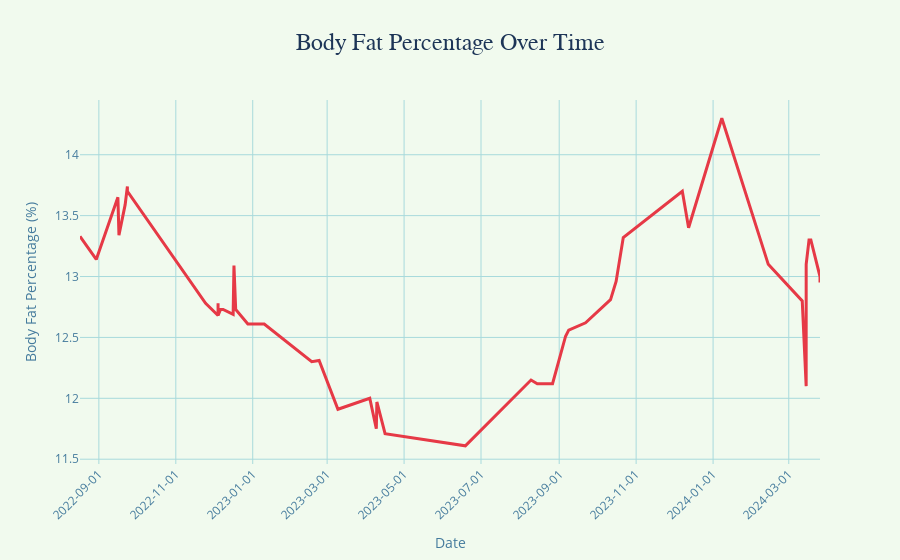

The notebook cell saved with this chart:
### Code cell
import pandas as pd
import plotly.express as px

# Base path where your data is located
base_path = '/Users/ngirmay/Documents/GitHub/ironman_retrospective/apple_health/health_data_exported/'

# Specific file for body fat percentage data
body_fat_file = 'HKQuantityTypeIdentifierBodyFatPercentage_2024-04-99_18-30-56_SimpleHealthExportCSV.csv'

# Full path to the body fat percentage file
body_fat_file_path = base_path + body_fat_file

# Load the dataset
df_body_fat = pd.read_csv(body_fat_file_path, sep=',', skiprows=1)

# Convert 'startDate' to datetime format
df_body_fat['startDate'] = pd.to_datetime(df_body_fat['startDate'])

# Multiply 'value' by 100 to convert it into a percentage for better readability
df_body_fat['percentage_value'] = df_body_fat['value'] * 100

# Apply the Coolors color scheme
colors = {
    'line': '#E63946',  # Red for the line
    'background': '#F1FAEE',  # Light cream for the background
    'grid': '#A8DADC',  # Light teal for grid lines
    'title': '#1D3557',  # Dark blue for title
    'axes': '#457B9D'  # Steel blue for axes labels
}

# Create the interactive line plot with Plotly
fig = px.line(df_body_fat, x='startDate', y='percentage_value', 
              title='Body Fat Percentage Over Time', 
              labels={'percentage_value': 'Body Fat Percentage (%)', 'startDate': 'Date'})

# Update layout to match the color scheme and center the title
fig.update_layout(
    plot_bgcolor=colors['background'],  # Set background color
    paper_bgcolor=colors['background'],  # Paper (overall background)
    title_font=dict(size=24, color=colors['title'], family="Arial"),  # Title font styling (Arial is already bold by default)
    title_x=0.5,  # Center the title
    xaxis=dict(tickformat='%Y-%m-%d', gridcolor=colors['grid'], tickangle=-45),  # Combine x-axis settings
    yaxis=dict(gridcolor=colors['grid']),  # Set gridline color for y-axis
    font=dict(color=colors['axes']),  # Set font color for axes labels
    xaxis_title='Date',
    yaxis_title='Body Fat Percentage (%)',
    showlegend=False  # Hide the legend
)

# Update line color
fig.update_traces(line_color=colors['line'], line_width=3)

# Show interactive plot
fig.show()

### Figure 1 — Plotly figure (JSON) as saved in the notebook; plotly's stock layout.template omitted (floating-point values rounded to 4 significant figures)
{"data": [{"hovertemplate": "Date=%{x}<br>Body Fat Percentage (%)=%{y}<extra></extra>", "legendgroup": "", "line": {"color": "#E63946", "dash": "solid", "width": 3}, "marker": {"symbol": "circle"}, "mode": "lines", "name": "", "orientation": "v", "showlegend": false, "type": "scatter", "x": ["2022-08-17T01:06:10+00:00", "2022-08-29T22:32:46+00:00", "2022-09-16T02:01:59+00:00", "2022-09-16T22:15:16+00:00", "2022-09-21T20:25:38+00:00", "2022-09-21T20:35:06+00:00", "2022-09-21T20:35:35+00:00", "2022-09-23T15:03:23+00:00", "2022-09-23T15:03:41+00:00", "2022-09-23T15:03:41+00:00", "2022-09-23T15:03:41+00:00", "2022-09-23T15:03:41+00:00", "2022-09-23T15:03:41+00:00", "2022-09-23T15:03:41+00:00", "2022-09-23T15:03:41+00:00", "2022-09-23T15:10:43+00:00", "2022-11-24T15:28:14+00:00", "2022-12-04T12:14:54+00:00", "2022-12-04T12:15:46+00:00", "2022-12-04T12:16:12+00:00", "2022-12-04T12:16:58+00:00", "2022-12-04T12:16:58+00:00", "2022-12-04T12:16:58+00:00", "2022-12-04T12:16:58+00:00", "2022-12-04T12:17:25+00:00", "2022-12-04T12:17:34+00:00", "2022-12-06T11:12:58+00:00", "2022-12-08T12:14:50+00:00", "2022-12-16T11:10:23+00:00", "2022-12-17T02:47:12+00:00", "2022-12-17T02:47:12+00:00", "2022-12-17T02:47:12+00:00", "2022-12-17T02:47:12+00:00", "2022-12-18T11:45:17+00:00", "2022-12-24T02:58:35+00:00", "2022-12-28T03:32:00+00:00", "2023-01-10T02:50:26+00:00", "2023-02-16T18:49:42+00:00", "2023-02-22T15:26:08+00:00", "2023-02-22T15:26:08+00:00", "2023-02-22T15:26:08+00:00", "2023-02-22T15:26:08+00:00", "2023-02-22T15:26:08+00:00", "2023-03-09T13:21:58+00:00", "2023-04-03T18:59:11+00:00", "2023-04-07T17:53:34+00:00", "2023-04-08T23:38:54+00:00", "2023-04-09T10:25:38+00:00", "2023-04-09T10:25:38+00:00", "2023-04-15T22:15:13+00:00", "2023-06-18T13:57:54+00:00", "2023-08-09T15:34:14+00:00", "2023-08-14T14:33:30+00:00", "2023-08-26T17:21:49+00:00", "2023-09-06T01:10:26+00:00", "2023-09-06T01:10:43+00:00", "2023-09-08T13:05:23+00:00", "2023-09-21T21:52:23+00:00", "2023-10-11T16:49:42+00:00", "2023-10-16T02:38:59+00:00", "2023-10-21T18:57:53+00:00", "2023-12-07T14:42:56+00:00", "2023-12-12T14:07:40+00:00", "2024-01-07T22:26:38+00:00", "2024-02-13T18:19:31+00:00", "2024-03-11T16:37:16+00:00", "2024-03-14T19:32:20+00:00", "2024-03-14T19:37:58+00:00", "2024-03-17T01:38:33+00:00", "2024-03-18T12:30:28+00:00", "2024-03-25T18:39:03+00:00", "2024-03-25T18:39:11+00:00"], "xaxis": "x", "y": [13.33, 13.14, 13.65, 13.34, 13.59, 13.59, 13.59, 13.74, 13.74, 13.74, 13.74, 13.74, 13.74, 13.74, 13.74, 13.7, 12.78, 12.68, 12.68, 12.68, 12.78, 12.78, 12.78, 12.78, 12.78, 12.68, 12.73, 12.73, 12.69, 13.09, 13.09, 13.09, 13.09, 12.73, 12.66, 12.61, 12.61, 12.3, 12.31, 12.31, 12.31, 12.31, 12.31, 11.91, 12, 11.79, 11.75, 11.97, 11.97, 11.71, 11.61, 12.15, 12.12, 12.12, 12.51, 12.51, 12.56, 12.62, 12.81, 12.96, 13.32, 13.7, 13.4, 14.3, 13.1, 12.8, 12.1, 13.1, 13.3, 13.3, 13, 12.95], "yaxis": "y"}], "layout": {"font": {"color": "#457B9D"}, "legend": {"tracegroupgap": 0}, "paper_bgcolor": "#F1FAEE", "plot_bgcolor": "#F1FAEE", "showlegend": false, "title": {"font": {"color": "#1D3557", "family": "Arial", "size": 24}, "text": "Body Fat Percentage Over Time", "x": 0.5}, "xaxis": {"anchor": "y", "domain": [0, 1], "gridcolor": "#A8DADC", "tickangle": -45, "tickformat": "%Y-%m-%d", "title": {"text": "Date"}}, "yaxis": {"anchor": "x", "domain": [0, 1], "gridcolor": "#A8DADC", "title": {"text": "Body Fat Percentage (%)"}}}}
